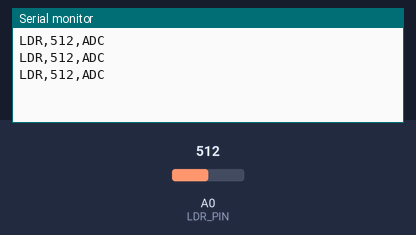
Bench run of a sketch on a simulated Arduino Uno, built with avr-gcc and run on an emulated ATmega328P. Shown: the last lines printed to the serial monitor. The test bench sets the inputs (shaded band); at power-on: A0 (LDR_PIN) = 512.

Above: at 1.8 s.
1.9 s: A0 (LDR_PIN) set to 716
At 2.31 s:
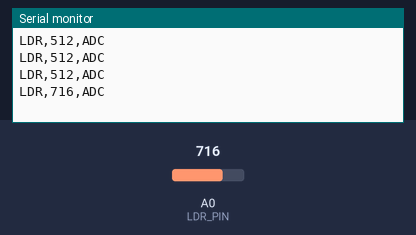
3.4 s: A0 (LDR_PIN) set to 900
At 3.9 s:
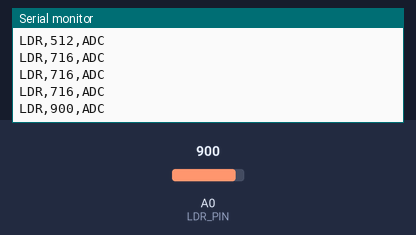
Timing chart, 0 to 6.4 s (numbered marks = the images above; inputs shaded):
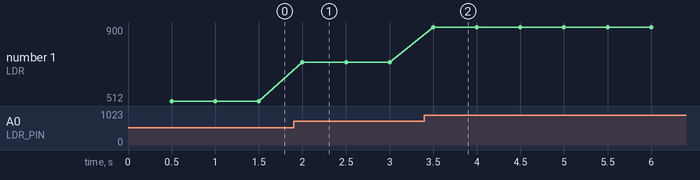

Measured:
- after the input at 1.9 s, the serial monitor: prints a new line after 0.10 s (image 1)
- after the input at 3.4 s, the serial monitor: prints a new line after 0.10 s (image 2)
- plotted number 1: 512 → 716 after the input at 1.9 s, 716 → 900 after the input at 3.4 s

The sketch:

telemetry_sketch.ino
```cpp
/*
  ANVEṢHA AI — Telemetry Sketch

  Implements the serial protocol expected by backend/telemetry/service.py:
    <sensor_name>,<value>,<unit>\n
  at 115200 baud, one reading per line.

  This sketch supports the three experiments shipped in experiments/*.json.
  Uncomment the block matching your current experiment, or extend as needed.
  Only one experiment's sensor should be active at a time to match what the
  UI expects to read.

  NOT executed or tested against real hardware as part of building this
  repository snapshot (no Arduino was available in the development
  environment) — see docs/limitations.md. Verify pin numbers against your
  actual wiring before relying on this for a live demo.
*/

const unsigned long BAUD_RATE = 115200;
const unsigned long SEND_INTERVAL_MS = 500;

// ---- Select ONE experiment by uncommenting its #define ----
#define EXPERIMENT_LDR
// #define EXPERIMENT_ULTRASONIC
// #define EXPERIMENT_LED

#ifdef EXPERIMENT_LDR
const int LDR_PIN = A0;
#endif

#ifdef EXPERIMENT_ULTRASONIC
const int TRIG_PIN = 9;
const int ECHO_PIN = 10;
#endif

#ifdef EXPERIMENT_LED
const int LED_PIN = 8;
const int CURRENT_SENSE_PIN = A1; // optional: via a small sense resistor
#endif

unsigned long lastSend = 0;

void setup() {
  Serial.begin(BAUD_RATE);
#ifdef EXPERIMENT_ULTRASONIC
  pinMode(TRIG_PIN, OUTPUT);
  pinMode(ECHO_PIN, INPUT);
#endif
#ifdef EXPERIMENT_LED
  pinMode(LED_PIN, OUTPUT);
#endif
}

void loop() {
  unsigned long now = millis();
  if (now - lastSend < SEND_INTERVAL_MS) return;
  lastSend = now;

#ifdef EXPERIMENT_LDR
  int raw = analogRead(LDR_PIN); // 0-1023
  Serial.print("LDR,");
  Serial.print(raw);
  Serial.println(",ADC");
#endif

#ifdef EXPERIMENT_ULTRASONIC
  digitalWrite(TRIG_PIN, LOW);
  delayMicroseconds(2);
  digitalWrite(TRIG_PIN, HIGH);
  delayMicroseconds(10);
  digitalWrite(TRIG_PIN, LOW);

  long duration = pulseIn(ECHO_PIN, HIGH, 30000UL); // 30ms timeout ~ 5m range
  float distance_cm = duration * 0.0343 / 2.0;

  Serial.print("HC-SR04,");
  Serial.print(distance_cm);
  Serial.println(",cm");
#endif

#ifdef EXPERIMENT_LED
  digitalWrite(LED_PIN, HIGH);
  delay(50); // allow current to settle
  int senseRaw = analogRead(CURRENT_SENSE_PIN);
  // Placeholder conversion — calibrate against your actual sense resistor value.
  float current_mA = senseRaw * (5.0 / 1023.0) / 220.0 * 1000.0;

  Serial.print("LED_current,");
  Serial.print(current_mA);
  Serial.println(",mA");
#endif
}
```
